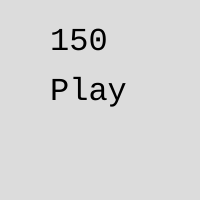
Frame 1 (no input)
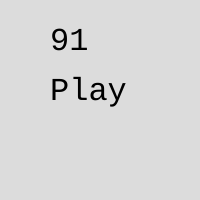
Frame 60 (no input)
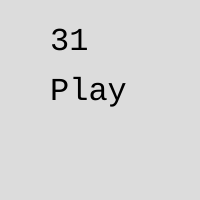
Frame 120 (the mouse pressed at the canvas centre since frame 60)

The p5.js sketch that drew these frames (run headless with seeded random() and noise() and a simulated clock; from frame 60 on, the mouse is pressed at the canvas centre):

// p5.js sketch
// ── sketch.js
let vidas = 150;

function setup() {
  createCanvas(200, 200);
  textSize(32);
  textFont('Courier New');
}

function draw() {
  background(220);
  text(vidas, 50, 50);

  if (vidas > 0) {
    text('Play', 50, 100);
  } else {
    text('Game over', 0, 100);
  }

  vidas--;
}
